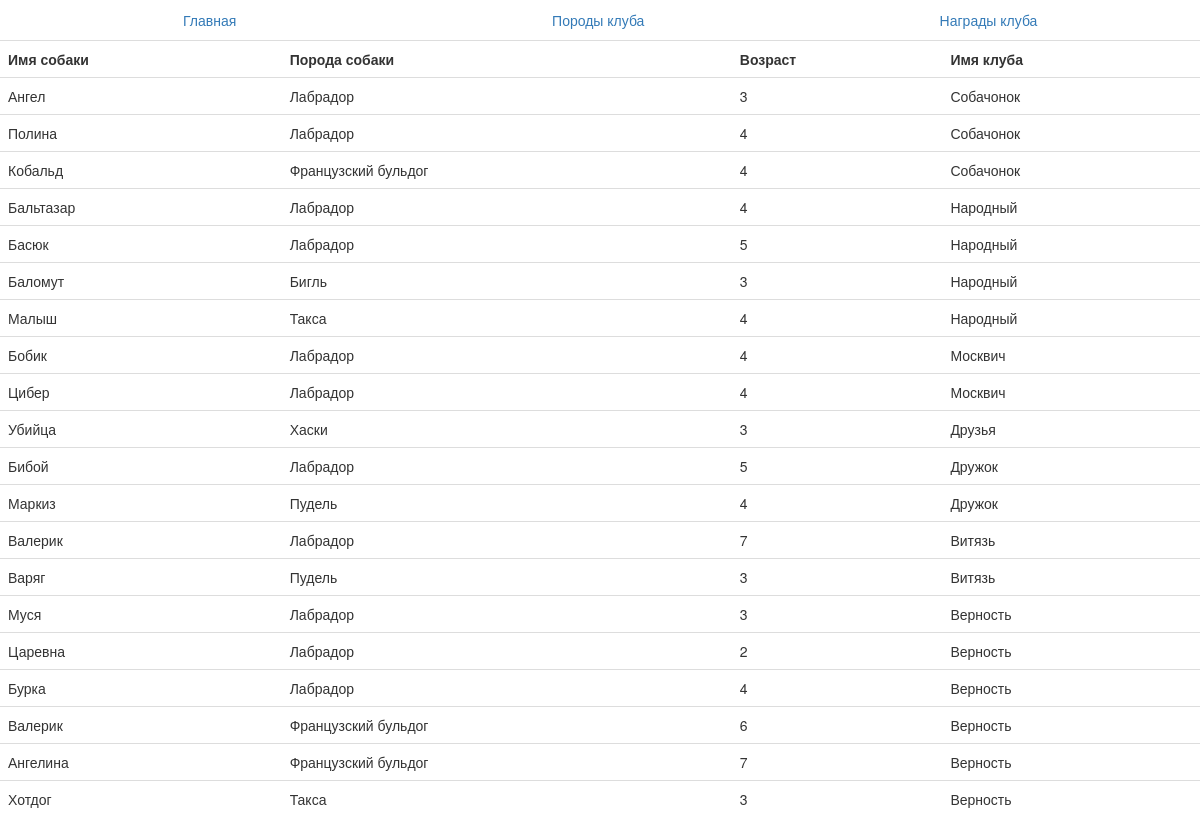
The app's page /Test/mysqli.php with its own data.
### tables this page shows
CREATE TABLE `dogsparticipants` (
  `id` int(10) UNSIGNED NOT NULL COMMENT 'Индекс',
  `Host_id` int(10) UNSIGNED NOT NULL COMMENT 'Хозяин',
  `Club_id` int(10) UNSIGNED DEFAULT NULL COMMENT 'Клуб',
  `id_Pedigree` int(10) UNSIGNED DEFAULT NULL COMMENT 'Родословная ',
  `Nickname` varchar(255) NOT NULL COMMENT 'Кличка',
  `Breed` varchar(255) NOT NULL COMMENT 'Порода',
  `Old` int(20) UNSIGNED NOT NULL COMMENT 'Возраст',
  `Exhibition` int(11) NOT NULL COMMENT 'Выставка',
  `Awards` varchar(255) DEFAULT NULL COMMENT 'Награды собаки'
);

CREATE TABLE `club` (
  `id` int(10) UNSIGNED NOT NULL,
  `Name_club` varchar(255) NOT NULL,
  `Numbers` mediumint(8) UNSIGNED NOT NULL
);

### Test/mysqli.php (the view, shortened to what this page needs)
<!DOCTYPE html>
<html>
<head>
    <link rel="stylesheet" href="1.css">
    <link rel="stylesheet" href="https://maxcdn.bootstrapcdn.com/bootstrap/3.3.6/css/bootstrap.min.css">
</head>
<body>
<header class="container-fluid">
    <ul class="nav nav-justified">
        <li><a href="index.html">Главная</a></li>
        <li><a href="Breed_club.php">Породы клуба</a></li>
        <li><a href="Club_Awards.php">Награды клуба</a></li>
    </ul>
</header>
<?php
  $settings = [
      'host' => 'localhost',
      'user' => 'root',
      'password' => '',
      'db_name' =>'coursework'
  ];
$link = mysqli_connect($settings['host'],$settings['user'],$settings['password'],$settings['db_name']);
mysqli_set_charset ($link , 'utf8');
$query = "SELECT dogsparticipants.Nickname, dogsparticipants.Breed, dogsparticipants.Old, club.Name_club FROM dogsparticipants LEFT OUTER JOIN club ON dogsparticipants.Club_id = club.id ORDER BY club.Name_club DESC";
$result = mysqli_query($link, $query) or die("Ошибка".mysqli_error($link));
if($res === false)
{
    echo mysqli_error($link);
}
else
{
    $rows = mysqli_num_rows($result);
    echo "<table class=\"table\"><tr><th>Имя собаки</th><th>Порода собаки</th><th>Возраст</th><th>Имя клуба</th></tr>";
    for($i = 0; $i < $rows ; ++$i)
    {
        $row = mysqli_fetch_row($result);
        echo "<tr>";
        for ($j = 0 ; $j < 4 ; ++$j) echo "<td>$row[$j]</td>";
        echo "</tr>";
    }
    echo "</table>";
}
?>
</body>
</html>

### Test/1.css (style rules this page uses)
body { font-family: 'Roboto', sans-serif; font-weight: 300; background-color: #c4d0ff; height: 100vh; }
header { padding: 0px 0; }

### records on screen
dogsparticipants: Nickname "Ангел", Breed "Лабрадор", Old "3"
club: Name_club "Собачонок"
dogsparticipants: Nickname "Полина", Breed "Лабрадор", Old "4"
dogsparticipants: Nickname "Кобальд", Breed "Французский бульдог", Old "4"
dogsparticipants: Nickname "Бальтазар", Breed "Лабрадор", Old "4"
club: Name_club "Народный"
dogsparticipants: Nickname "Басюк", Breed "Лабрадор", Old "5"
dogsparticipants: Nickname "Баломут", Breed "Бигль", Old "3"
dogsparticipants: Nickname "Малыш", Breed "Такса", Old "4"
dogsparticipants: Nickname "Бобик", Breed "Лабрадор", Old "4"
club: Name_club "Москвич"
dogsparticipants: Nickname "Цибер", Breed "Лабрадор", Old "4"
dogsparticipants: Nickname "Убийца", Breed "Хаски", Old "3"
club: Name_club "Друзья"
dogsparticipants: Nickname "Бибой", Breed "Лабрадор", Old "5"
club: Name_club "Дружок"
dogsparticipants: Nickname "Маркиз", Breed "Пудель", Old "4"
dogsparticipants: Nickname "Валерик", Breed "Лабрадор", Old "7"
club: Name_club "Витязь"
dogsparticipants: Nickname "Варяг", Breed "Пудель", Old "3"
dogsparticipants: Nickname "Муся", Breed "Лабрадор", Old "3"
club: Name_club "Верность"
dogsparticipants: Nickname "Царевна", Breed "Лабрадор", Old "2"
dogsparticipants: Nickname "Бурка", Breed "Лабрадор", Old "4"
dogsparticipants: Nickname "Валерик", Breed "Французский бульдог", Old "6"
dogsparticipants: Nickname "Ангелина", Breed "Французский бульдог", Old "7"
dogsparticipants: Nickname "Хотдог", Breed "Такса", Old "3"
